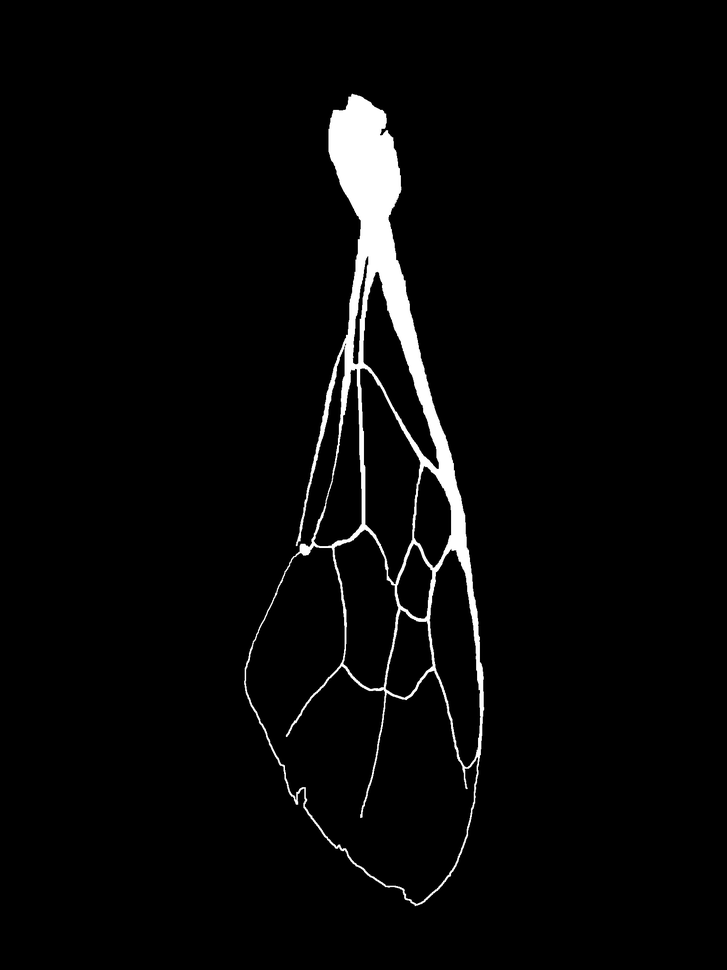
#> input picture seniorDesign/wing.png, 727 x 970 px, shrunk from 1536 x 2048 before the run
$ python wing.py
#> lines starting #> are read from the running program, lines starting #| are printed output that depends on the picture; after the words box and inside, x2 and y2 are one past the last pixel; in counts of white or black regions, pixels touching at a corner belong together
import cv2
import numpy as np

# load image as HSV and select saturation
img = cv2.imread("wing.png")
#> img is the input picture: shape (970, 727, 3); min 0, max 255, mean 8
hh, ww, cc = img.shape
#> hh = 970; ww = 727; cc = 3

# convert to gray
gray = cv2.cvtColor(img, cv2.COLOR_BGR2GRAY)

# threshold the grayscale image
ret, thresh = cv2.threshold(gray,0,255,0)
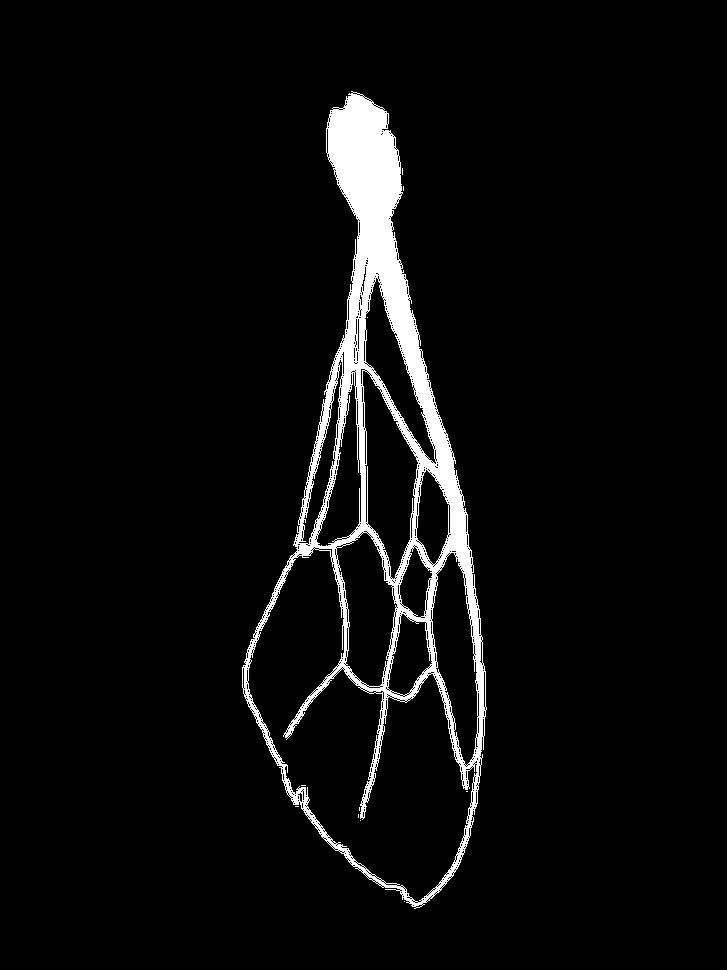
#> thresh: shape (970, 727); 4.7% white; 11 white regions (10 under 20 px)

# find outer contour
cntrs = cv2.findContours(thresh, cv2.RETR_EXTERNAL, cv2.CHAIN_APPROX_SIMPLE)
#> cntrs = 5 contours, 4 with area under 20; largest, box (x1, y1, x2, y2) and area: (242, 91, 487, 909) 107044
cntrs = cntrs[0] if len(cntrs) == 2 else cntrs[1]

# get rotated rectangle from outer contour
rotrect = cv2.minAreaRect(cntrs[0])
#> rotrect = ((404, 901), (0, 0), -90)
box = cv2.boxPoints(rotrect)
#> box = [[404, 901], [404, 901], [404, 901], [404, 901]]
box = np.int0(box)

# draw rotated rectangle on copy of img as result
result = img.copy()
cv2.drawContours(result,[box],0,(0,0,255),2)
#> result: shape (970, 727, 3); under 0.01% of pixels changed, all inside (x1, y1, x2, y2) = (403, 900, 406, 903)

# get angle from rotated rectangle
angle = rotrect[-1]
#> angle = -90

# from https://www.pyimagesearch.com/2017/02/20/text-skew-correction-opencv-python/
# the `cv2.minAreaRect` function returns values in the
# range [-90, 0); as the rectangle rotates clockwise the
# returned angle trends to 0 -- in this special case we
# need to add 90 degrees to the angle
if angle < -45:
    angle = -(90 + angle)
#> angle = 0

# otherwise, just take the inverse of the angle to make
# it positive
else:
    angle = -angle

print(angle,"deg")
#| -0.0 deg

# write result to disk
cv2.imwrite("wing2_rotrect.png", result)

cv2.imshow("THRESH", thresh)
cv2.imshow("RESULT", result)
cv2.waitKey(0)
cv2.destroyAllWindows

$ run again, with seniorDesign/arrow.jpeg saved as seniorDesign/wing.png
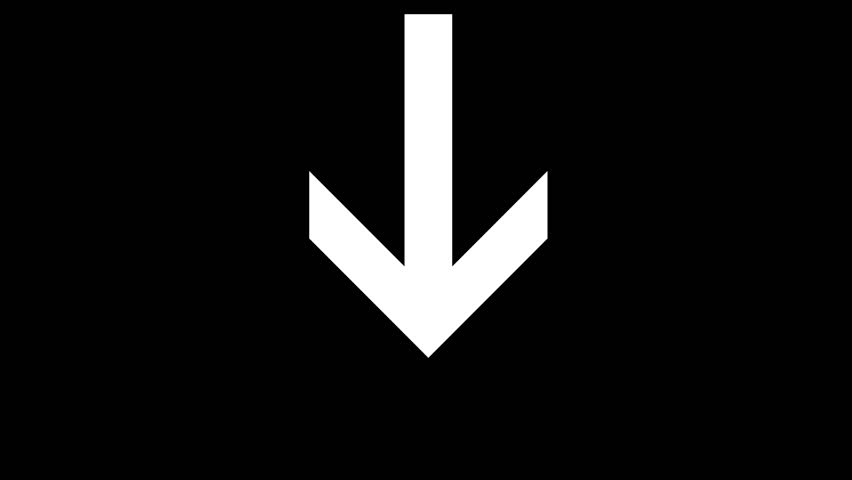
#> input picture seniorDesign/arrow.jpeg, 852 x 480 px
#> img is the input picture: shape (480, 852, 3); min 0, max 255, mean 18.8
#> `ret, thresh = cv2.threshold(gray,0,255,0)`:
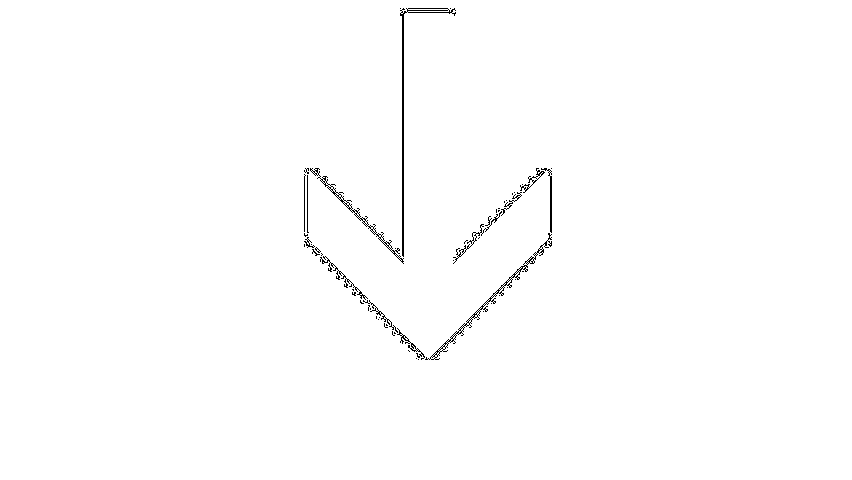
#> thresh: shape (480, 852); 99.3% white; black in thin lines or dots, all inside (x1, y1, x2, y2) = (304, 8, 552, 360)
#> `cntrs = cv2.findContours(thresh, cv2.RETR_EXTERNAL, cv2.CHAIN_APPROX_S..`: cntrs = 1 contour; box (x1, y1, x2, y2) and area: (0, 0, 852, 480) 407629
#> `cntrs = cntrs[0] if len(cntrs) == 2 else cntrs[1]`: cntrs = [[[0, 0], [0, 479], [851, 479], [851, 0]]]
#> rotrect = ((425.5, 239.5), (479, 851), -90)
#> `box = cv2.boxPoints(rotrect)`: box = [[851, 479], [-1.47e-14, 479], [0, 0], [851, 0]]
#> `box = np.int0(box)`: box = [[851, 479], [0, 479], [0, 0], [851, 0]]
#> `cv2.drawContours(result,[box],0,(0,0,255),2)`:
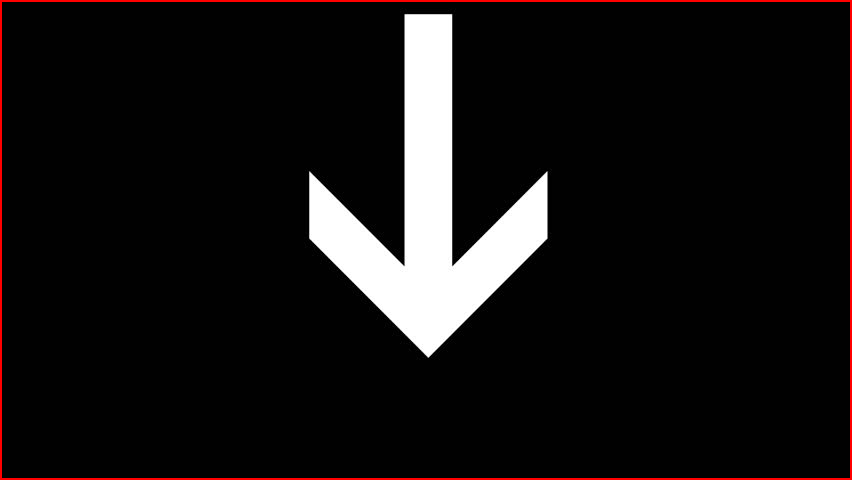
#> result: shape (480, 852, 3); 1.3% of pixels changed, all inside (x1, y1, x2, y2) = (0, 0, 852, 480)
#> `angle = rotrect[-1]`: angle = -90
#> `angle = -(90 + angle)`: angle = 0
#| -0.0 deg
